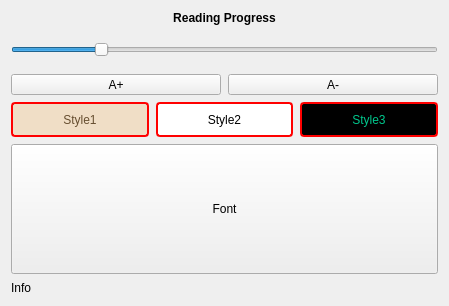
<?xml version="1.0" encoding="UTF-8"?>
<ui version="4.0">
 <class>ReaderSet</class>
 <widget class="QDialog" name="ReaderSet">
  <property name="geometry">
   <rect>
    <x>0</x>
    <y>0</y>
    <width>449</width>
    <height>306</height>
   </rect>
  </property>
  <property name="windowTitle">
   <string>Dialog</string>
  </property>
  <layout class="QVBoxLayout" name="verticalLayout">
   <property name="spacing">
    <number>7</number>
   </property>
   <item>
    <widget class="QLabel" name="lblProg">
     <property name="font">
      <font>
       <bold>true</bold>
      </font>
     </property>
     <property name="text">
      <string>Reading Progress</string>
     </property>
     <property name="alignment">
      <set>Qt::AlignCenter</set>
     </property>
    </widget>
   </item>
   <item>
    <widget class="QSlider" name="hSlider">
     <property name="sizePolicy">
      <sizepolicy hsizetype="Preferred" vsizetype="Fixed">
       <horstretch>0</horstretch>
       <verstretch>0</verstretch>
      </sizepolicy>
     </property>
     <property name="minimumSize">
      <size>
       <width>0</width>
       <height>35</height>
      </size>
     </property>
     <property name="styleSheet">
      <string notr="true">/*
QSlider::groove:vertical
{
	background: #0000ff; 
	width: 10px; 
	border-radius: 1px; 
	padding-left:-1px; 
	padding-right:-1px; 
	padding-top:-1px; 
	padding-bottom:-1px; 
}

QSlider::sub-page:vertical 
{
	background: rgb(18,150,218); 
	border-radius: 2px; 
}
QSlider::add-page:vertical
{
	background-color: rgb(255,255,255);
	width: 10px; 
	border-radius: 2px; 
}

QSlider::handle:vertical
{ 
	border-image: url(&quot;:/res/qslider_btn.png&quot;);				
	margin: -4px -8px -4px -8px; 
	height: 25px; 
}*/


</string>
     </property>
     <property name="pageStep">
      <number>1</number>
     </property>
     <property name="value">
      <number>20</number>
     </property>
     <property name="tracking">
      <bool>true</bool>
     </property>
     <property name="orientation">
      <enum>Qt::Horizontal</enum>
     </property>
     <property name="invertedAppearance">
      <bool>false</bool>
     </property>
     <property name="invertedControls">
      <bool>false</bool>
     </property>
     <property name="tickPosition">
      <enum>QSlider::NoTicks</enum>
     </property>
     <property name="tickInterval">
      <number>1</number>
     </property>
    </widget>
   </item>
   <item>
    <layout class="QHBoxLayout" name="horizontalLayout_2">
     <item>
      <widget class="QToolButton" name="btnFontPlus">
       <property name="sizePolicy">
        <sizepolicy hsizetype="Preferred" vsizetype="Fixed">
         <horstretch>0</horstretch>
         <verstretch>0</verstretch>
        </sizepolicy>
       </property>
       <property name="minimumSize">
        <size>
         <width>0</width>
         <height>0</height>
        </size>
       </property>
       <property name="maximumSize">
        <size>
         <width>16777215</width>
         <height>16777215</height>
        </size>
       </property>
       <property name="text">
        <string>A+</string>
       </property>
       <property name="icon">
        <iconset resource="../../res.qrc">
         <normaloff>:/res/a1.png</normaloff>:/res/a1.png</iconset>
       </property>
       <property name="iconSize">
        <size>
         <width>28</width>
         <height>28</height>
        </size>
       </property>
       <property name="toolButtonStyle">
        <enum>Qt::ToolButtonIconOnly</enum>
       </property>
      </widget>
     </item>
     <item>
      <widget class="QToolButton" name="btnFontLess">
       <property name="sizePolicy">
        <sizepolicy hsizetype="Preferred" vsizetype="Fixed">
         <horstretch>0</horstretch>
         <verstretch>0</verstretch>
        </sizepolicy>
       </property>
       <property name="minimumSize">
        <size>
         <width>0</width>
         <height>0</height>
        </size>
       </property>
       <property name="maximumSize">
        <size>
         <width>16777215</width>
         <height>16777215</height>
        </size>
       </property>
       <property name="text">
        <string>A-</string>
       </property>
       <property name="icon">
        <iconset resource="../../res.qrc">
         <normaloff>:/res/a2.png</normaloff>:/res/a2.png</iconset>
       </property>
       <property name="iconSize">
        <size>
         <width>28</width>
         <height>28</height>
        </size>
       </property>
       <property name="toolButtonStyle">
        <enum>Qt::ToolButtonIconOnly</enum>
       </property>
      </widget>
     </item>
    </layout>
   </item>
   <item>
    <layout class="QHBoxLayout" name="horizontalLayout">
     <item>
      <widget class="QToolButton" name="btnStyle1">
       <property name="sizePolicy">
        <sizepolicy hsizetype="Preferred" vsizetype="Fixed">
         <horstretch>0</horstretch>
         <verstretch>0</verstretch>
        </sizepolicy>
       </property>
       <property name="minimumSize">
        <size>
         <width>0</width>
         <height>35</height>
        </size>
       </property>
       <property name="styleSheet">
        <string notr="true">color: rgb(102, 78, 48);
background-color: rgb(240, 222, 198);

border: 2px solid rgb(255,0,0);
border-radius: 4px;</string>
       </property>
       <property name="text">
        <string>Style1</string>
       </property>
       <property name="toolButtonStyle">
        <enum>Qt::ToolButtonTextOnly</enum>
       </property>
       <property name="autoRaise">
        <bool>false</bool>
       </property>
      </widget>
     </item>
     <item>
      <widget class="QToolButton" name="btnStyle2">
       <property name="sizePolicy">
        <sizepolicy hsizetype="Preferred" vsizetype="Fixed">
         <horstretch>0</horstretch>
         <verstretch>0</verstretch>
        </sizepolicy>
       </property>
       <property name="minimumSize">
        <size>
         <width>0</width>
         <height>35</height>
        </size>
       </property>
       <property name="styleSheet">
        <string notr="true">color: rgb(0, 0, 0);
background-color: rgb(255, 255, 255);

border: 2px solid rgb(255,0,0);
border-radius: 4px;
</string>
       </property>
       <property name="text">
        <string>Style2</string>
       </property>
       <property name="toolButtonStyle">
        <enum>Qt::ToolButtonTextOnly</enum>
       </property>
       <property name="autoRaise">
        <bool>false</bool>
       </property>
      </widget>
     </item>
     <item>
      <widget class="QToolButton" name="btnStyle3">
       <property name="sizePolicy">
        <sizepolicy hsizetype="Preferred" vsizetype="Fixed">
         <horstretch>0</horstretch>
         <verstretch>0</verstretch>
        </sizepolicy>
       </property>
       <property name="minimumSize">
        <size>
         <width>0</width>
         <height>35</height>
        </size>
       </property>
       <property name="styleSheet">
        <string notr="true">color: #00C78C;
background-color: rgb(0, 0, 0);

border: 2px solid rgb(255,0,0);
border-radius: 4px;</string>
       </property>
       <property name="text">
        <string>Style3</string>
       </property>
      </widget>
     </item>
    </layout>
   </item>
   <item>
    <widget class="QToolButton" name="btnFont">
     <property name="sizePolicy">
      <sizepolicy hsizetype="Preferred" vsizetype="Expanding">
       <horstretch>0</horstretch>
       <verstretch>0</verstretch>
      </sizepolicy>
     </property>
     <property name="minimumSize">
      <size>
       <width>0</width>
       <height>0</height>
      </size>
     </property>
     <property name="text">
      <string>Font</string>
     </property>
    </widget>
   </item>
   <item>
    <widget class="QLabel" name="lblInfo">
     <property name="frameShape">
      <enum>QFrame::NoFrame</enum>
     </property>
     <property name="text">
      <string>Info</string>
     </property>
    </widget>
   </item>
  </layout>
 </widget>
 <resources>
  <include location="../../res.qrc"/>
 </resources>
 <connections/>
</ui>
